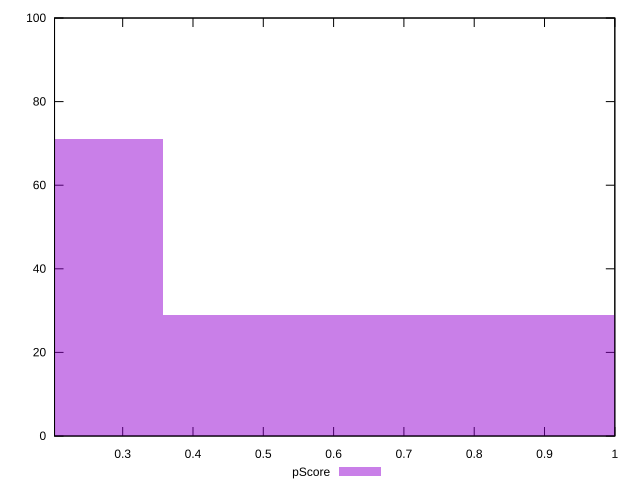

Write the gnuplot code that produced this figure.
reset

$pScore <<EOF
0.7139301565309097 29
0 71
EOF

set key outside below
set boxwidth 0.7139301565309097
set xrange [0.20305882352941174:1]
set yrange [0:100]
set trange [0:100]
set style fill transparent solid 0.5 noborder
set terminal svg size 640, 490 enhanced background rgb 'white'
set output "report_00014_2021-02-09T15:56:05.503Z/uses-rel-preload/samples/pages/pScore/histogram.svg"

plot $pScore title "pScore" with boxes

reset
